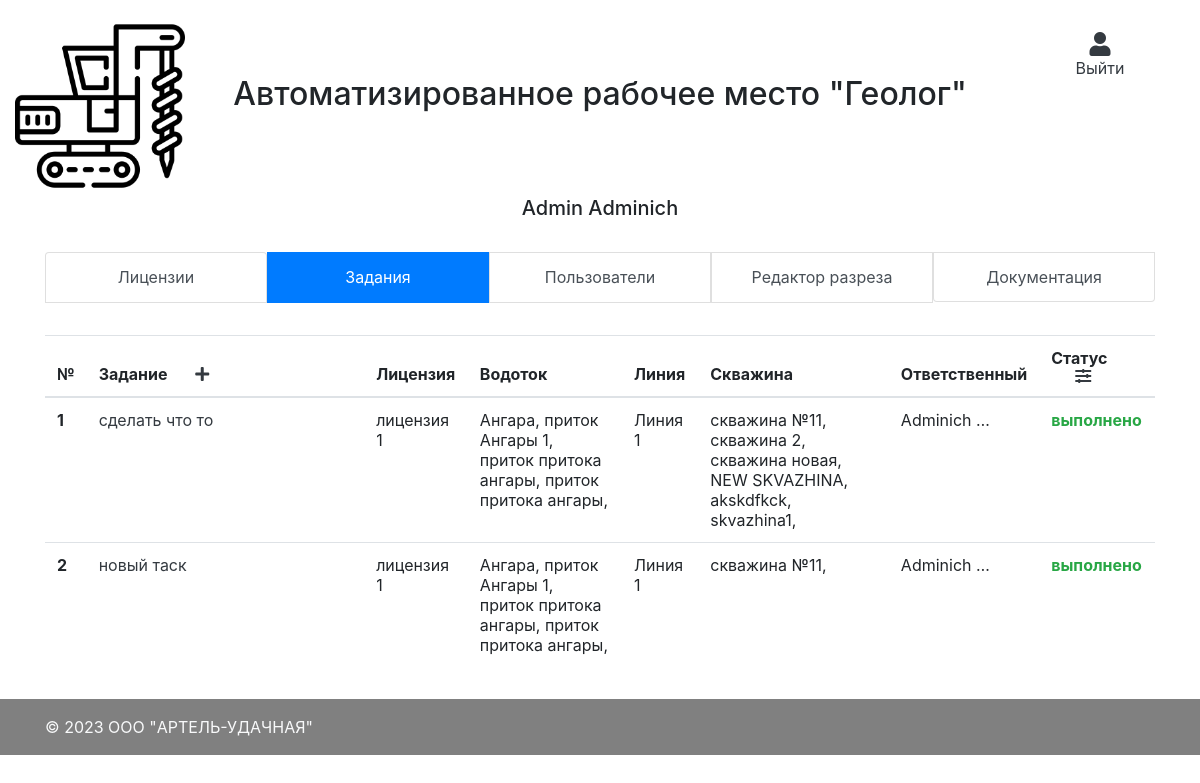
Before: / (signed in) with the older database file.
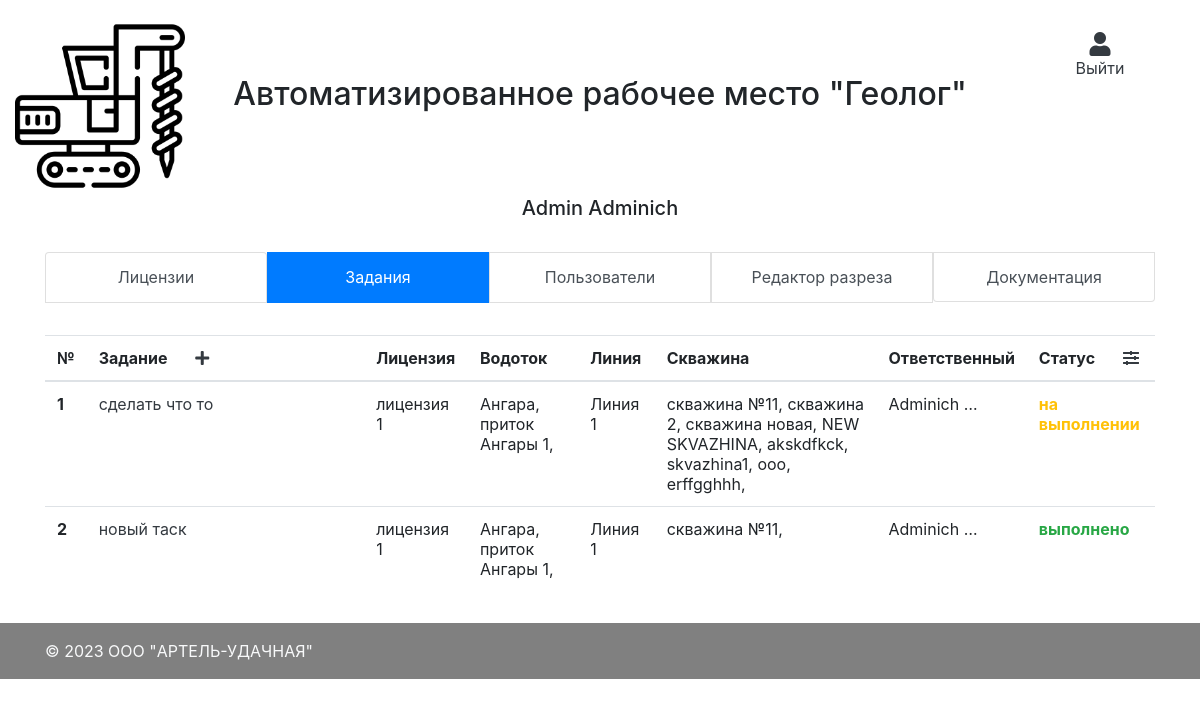
After: the same page with the newer database file.
### main/models.py (models this page shows, shortened)
class Task(models.Model):
    short_name = models.CharField("Брифинг", max_length=255)
    description = models.TextField("Текст задания")
    license = models.ForeignKey(License, on_delete=models.CASCADE, verbose_name="Лицензия")
    line = models.ForeignKey(Line, on_delete=models.CASCADE, verbose_name="Линия")
    wells = models.ManyToManyField(Well, through='WellTask', through_fields=('task', 'well'), verbose_name="Скважины")
    responsible = models.ForeignKey(CustomUser, on_delete=models.CASCADE, verbose_name="Ответственный")
    status = models.ForeignKey(TaskStatus, on_delete=models.CASCADE, verbose_name="Статус")
    comment = models.TextField("Комментарий", null=True, blank=True)
    created_at = models.DateTimeField("Дата создания", auto_now_add=True)
    updated_at = models.DateTimeField("Дата обновления", auto_now=True)
    class Meta:
        verbose_name = "Задание"
        verbose_name_plural = "Задания"

class License(models.Model):
    short_name = models.CharField("Наименование", max_length=255)
    name = models.TextField("Полное наименование")
    geologist = models.ForeignKey(CustomUser, related_name='geologist_id', on_delete=models.SET_NULL, verbose_name="Геолог", null=True)
    status = models.ForeignKey(LicenseStatus, on_delete=models.CASCADE, verbose_name="Статус")
    used_enginery = models.TextField("Используемая техника", null=True, default="Не назначено")
    watercourses = models.ManyToManyField(WaterCourse, through='LicenseWaterCourse', through_fields=('license', 'watercourse'), verbose_name="Водотоки", blank=True)
    lines = models.ManyToManyField(Line, through='LineLicenseWaterCourse', through_fields=('license', 'line'), verbose_name="Водотоки", blank=True)
    comment = models.TextField("Комментарий", null=True, blank=True)
    created_at = models.DateTimeField("Дата создания", auto_now_add=True)
    updated_at = models.DateTimeField("Дата обновления", auto_now=True)
    class Meta:
        verbose_name = "Лицензия"
        verbose_name_plural = "Лицензии"

class WaterCourse(models.Model):
    name = models.CharField("Наименование", max_length=255)
    created_at = models.DateTimeField("Дата создания", auto_now_add=True)
    updated_at = models.DateTimeField("Дата обновления", auto_now=True)
    def __str__(self):
        return self.name
    class Meta:
        verbose_name = "Водоток"
        verbose_name_plural = "Водотоки"

class Line(models.Model):
    name = models.CharField("Наименование", max_length=50)
    watercourse = models.ForeignKey(WaterCourse, on_delete=models.CASCADE, verbose_name="Водоток", null=True)
    def __str__(self):
        return self.name
    class Meta:
        verbose_name = "Линия"
        verbose_name_plural = "Линии"

class Well(models.Model):
    name = models.CharField("Наименование", max_length=255, unique=True)
    description = models.TextField("Описание", null=True, blank=True)
    comment = models.TextField("Комментарий", null=True, blank=True)
    x = models.FloatField("x", null=True, blank=True)
    y = models.FloatField("y", null=True, blank=True)
    z = models.FloatField("z", null=True, blank=True)
    line = models.ForeignKey(Line, verbose_name="Линия", on_delete=models.CASCADE, null=True)
    pillar_photo = models.ImageField("Фото штаги", upload_to='images/', null=True)
    created_at = models.DateTimeField("Дата создания", auto_now_add=True)
    updated_at = models.DateTimeField("Дата обновления", auto_now=True)
    def __str__(self):
        return self.name
    class Meta:
        verbose_name = "Скважина"
        verbose_name_plural = "Скважины"
        unique_together = ('name', 'line',)

class CustomUser(AbstractBaseUser, PermissionsMixin):
    username = models.CharField("Логин пользователя", max_length=50, unique=True)
    first_name = models.CharField("Имя", max_length=50)
    last_name = models.CharField("Фамилия", max_length=50)
    patronymic = models.CharField("Отчество", max_length=50, default="нет")
    team = models.ForeignKey(Team, verbose_name="Номер бригады", on_delete=models.CASCADE, null=True)
    phone_number = models.CharField("Номер телефона", max_length=50, default="Не указано")
    email = models.EmailField(verbose_name="Email", max_length=255, unique=True, blank=True, null=True)
    role = models.ForeignKey(Role, on_delete=models.CASCADE, verbose_name="Должность")
    is_superuser = models.BooleanField(default=False)
    is_active = models.BooleanField(default=True)
    is_admin = models.BooleanField(default=False)
    objects = CustomUserManager()
    created_at = models.DateTimeField("Дата создания", auto_now_add=True)
    updated_at = models.DateTimeField("Дата обновления", auto_now=True)
    USERNAME_FIELD = 'username'
    REQUIRED_FIELDS = ['password']
    def __str__(self):
        return self.last_name + " " + self.first_name
    def has_perm(self, perm, obj=None):
        return True
    class Meta:
        verbose_name = "Пользователь"
        verbose_name_plural = "Пользователи"

class TaskStatus(models.Model):
    name = models.CharField("Наименование", max_length=50)
    def __str__(self):
        return self.name
    class Meta:
        verbose_name = "Статус задания"
        verbose_name_plural = "Статусы заданий"

### main/views.py (the view)
# urls.py: path('', views.MainMenuView.as_view(), name="index"),
class MainMenuView(LoginRequiredMixin, PermissionRequiredMixin, ListView):
    permission_required = 'main.add_license'
    template_name = "main/main_menu.html"
    queryset = models.Well
    def get_queryset(self):
        user = self.request.user.get_all_permissions()
        if self.request.user.has_perm('main.add_license'):
            print("DA")
        else:
            print("NET")
        if self.request.GET.get("target") == "objects":
            queryset = models.License.objects.all()
            if self.request.GET.get('order'):
                ordering = self.request.GET.get('order')
                queryset = models.License.objects.order_by(ordering).all()
        elif self.request.GET.get("target") == "users":
            queryset = models.CustomUser.objects.exclude(is_admin=True).all()
        elif self.request.GET.get("target") == "documents":
            queryset = models.Documentation.objects.order_by('-id').all()
        elif self.request.GET.get("target") == "mine":
            queryset = models.Mine.objects.all()
        else:
            queryset = models.Task.objects.all()
            if self.request.GET.get('order'):
                ordering = self.request.GET.get('order')
                queryset = models.Task.objects.order_by(ordering).all()
        return queryset
    def get_context_data(self, **kwargs):
        context = super().get_context_data(**kwargs)
        context['target'] = self.request.GET.get('target')
        return context

### templates/main/main_menu.html (shortened to what this page needs)
{% extends "layout.html" %}
{% block content %}
    <div class="col-12">
      <div class="list-group d-flex flex-md-row flex-column" id="list-tab" role="tablist">
        <a class="list-group-item list-group-item-action text-center {% if target == 'objects' %}active{% endif %}" id="list-home-list" href="/main_menu?target=objects">Лицензии</a>
        <a class="list-group-item list-group-item-action text-center {% if target == 'tasks' or target == None %}active{% endif %}" id="list-profile-list" href="/main_menu?target=tasks">Задания</a>
        <a class="list-group-item list-group-item-action text-center {% if target == 'users' %}active{% endif %}" id="list-messages-list" href="/main_menu?target=users">Пользователи</a>
        <a class="list-group-item list-group-item-action text-center {% if target == 'mine' %}active{% endif %}" id="list-settings-list" href="/main_menu?target=mine">Редактор разреза</a>
        <a class="list-group-item list-group-item-action text-center {% if target == 'documents' %}active{% endif %}" id="list-settings-list" href="/main_menu?target=documents">Документация</a>
      </div>
    </div>
    <div class="col-12 mt-3">
    </div>
    <div class="col-12 my-3">
      <table class="table table-responsive table-hover">
        {% if target == 'objects' %}
          {% include 'main/main_menu_partials/objects_partial.html' %}
        {% elif target == 'tasks' %}
          {% include 'main/main_menu_partials/tasks_partial.html' %}
        {% elif target == 'users' %}
          {% include 'main/main_menu_partials/users_partial.html' %}
        {% elif target == 'mine' %}
          {% include 'main/main_menu_partials/mine_partial.html' %}
        {% elif target == 'documents' %}
          {% include 'main/main_menu_partials/documents_partial.html' %}
        {% else %}
          {% include 'main/main_menu_partials/tasks_partial.html' %}
        {% endif %}
      </table>
    </div>
{% endblock %}

### templates/main/main_menu_partials/tasks_partial.html
{% block content %}
  <thead class="bg-navbar-main">
    <tr>
      <th scope="col">№</th>
      <th class="w-25" scope="col">Задание <a href="/tasks/add" class="ml-4 text-dark"><i class="fas fa-plus"></i></a></th>
      <th scope="col">Лицензия</th>
      <th scope="col">Водоток</th>
      <th scope="col">Линия</th>
      <th scope="col">Скважина</th>
      <th scope="col">Ответственный</th>
      <th scope="col">Статус <a href="?target=tasks&order={% if request.GET.order == 'status' %}-status{% else %}status{% endif %}" class="ml-4 text-dark"><i class="fa fa-sliders-h" aria-hidden="true"></i></a></th>
    </tr>
  </thead>
  <tbody>
    {% for task in object_list %}
      <tr>
        <th scope="row">{{ forloop.counter }}</th>
        <td><a href="/tasks/{{ task.id }}" class="text-dark">{{ task.short_name }}</a></td>
        <td>{{ task.license.short_name|truncatechars:10 }}</td>
        <td>
          {% for watercourse in task.license.watercourses.all %}
            {{ watercourse }},
          {% endfor %}
        </td>
        <td>{{ task.line }}</td>
        <td>
          {% for well in task.wells.all %}
            {{ well }},
          {% endfor %}
        </td>
        <td>{{ task.responsible|truncatechars:10 }}</td>
        <td>
          {% if task.status.name == 'не назначено' %}
            <b class="text-danger">{{ task.status }}</b>
          {% elif task.status.name == 'на выполнении' %}
            <b class="text-warning">{{ task.status }}</b>
          {% elif task.status.name == 'выполнено' %}
            <b class="text-success">{{ task.status }}</b>
          {% else %}
            <b class="">{{ task.status }}</b>
          {% endif %}
        </td>
      </tr>
    {% endfor %}
  </tbody>
{% endblock %}

Changed rows visible on the page:
changed Task "сделать что то": loses WaterCourse (name "приток притока ангары"); status_id 2 → 3 (drawn); status "выполнено" → "на выполнении"
added Well: name "ooo", shown under Task "сделать что то"
added Well: name "erffgghhh", shown under Task "сделать что то"
computed for Task "новый таск": loses WaterCourse (name "приток притока ангары")
